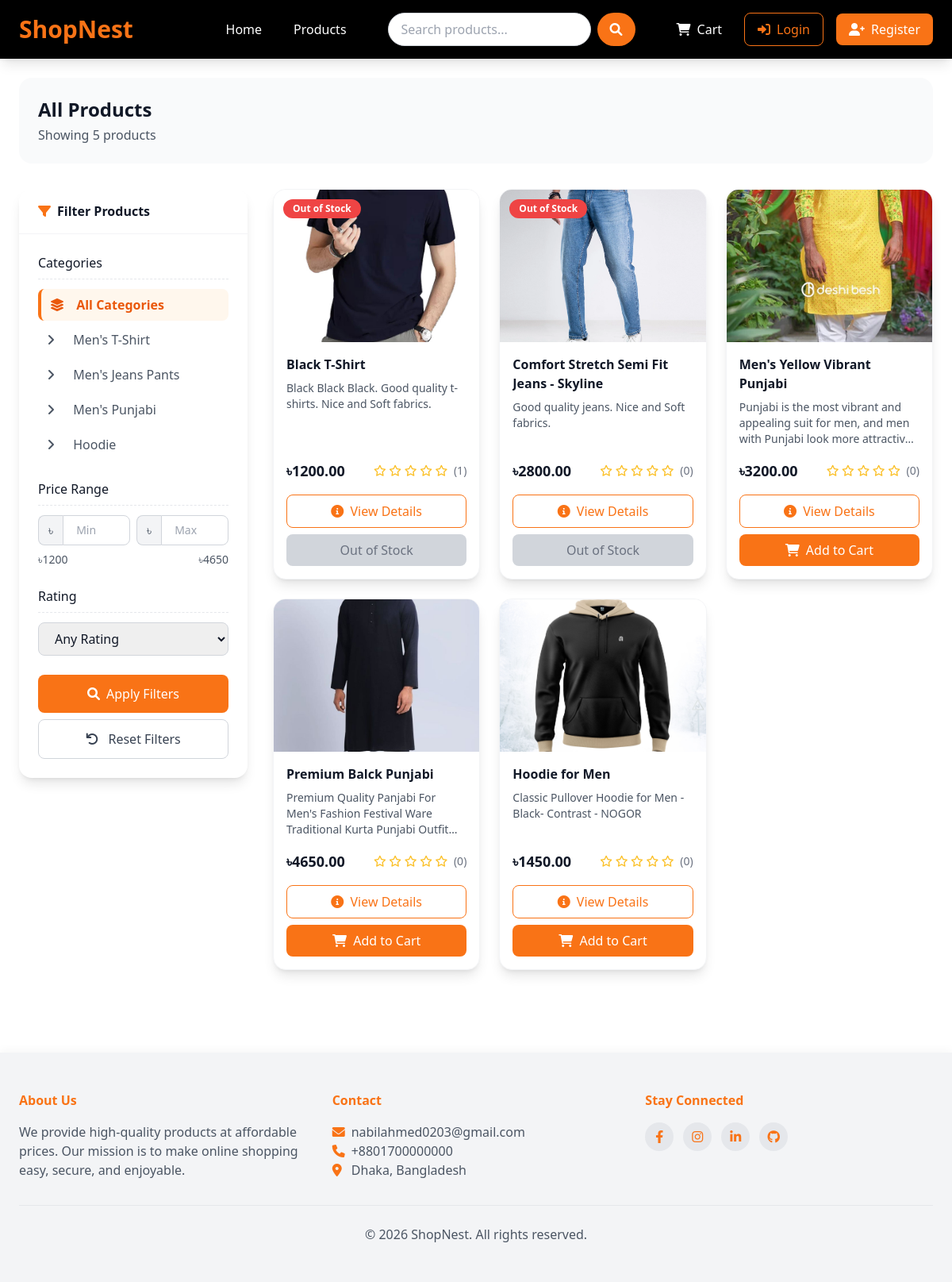
Screenshot of /products/ with the database file from the repository.
### shop/models.py (models this page shows, shortened)
class Category(models.Model):
    name = models.CharField(max_length=100)
    slug = models.SlugField(max_length=100, unique=True)                        # slug used for URL; unique = true--> 1 name for 1 product
    description = models.TextField()
    class Meta:
        verbose_name_plural = "Categories"

class Product(models.Model):
    name = models.CharField(max_length=100)
    slug = models.SlugField(max_length=200, unique=True)
    category = models.ForeignKey(Category, on_delete=models.CASCADE, related_name='products')
    description = models.TextField()
    price = models.DecimalField(max_digits=10, decimal_places=2)                            # 405.99
    stock = models.PositiveBigIntegerField(default=1)                                       # 1 product minimum
    available = models.BooleanField(default=True)                                           # if the product is available or not; By default Available, can make is unavailable
    created_at = models.DateTimeField(auto_now_add=True)
    updated_at = models.DateTimeField(auto_now=True)
    image = models.ImageField(upload_to='products/%Y/%m/%d')                                 # images will be uploaded to the product folder based on date
    def average_rating(self):
        ratings = self.rating.all()                                                            # 'self.rating.all()'--> here 'rating' is the "related_name='ratings'" of Rating model
        if ratings.count > 0:
            return sum([i.rating for i in ratings])/ratings.count()

### shop/views.py (the view, shortened to what this page needs)
# urls.py: path('products/', views.product_list, name="product_list"),                                                         # All Product List
def product_list(request, category_slug = None):
    category = None
    categories = models.Category.objects.all()
    products = models.Product.objects.all()
    min_price = products.aggregate(Min('price'))['price__min']                                  # calculating the 'minimum value' of the 'price' field from the all 'products' and storing it in the 'min_price' variable.
    max_price = products.aggregate(Max('price'))['price__max']                                  # calculating the 'maximum value' of the 'price' field from the all 'products' and storing it in the 'max_price' variable.
    if request.GET.get('min_price'):
        products = products.filter(price__gte = request.GET.get('min_price'))                              # gte = greater than equal; if the price is grater equal to the user's min price
    if request.GET.get('max_price'):
        products = products.filter(price__lte = request.GET.get('max_price'))                               # lte = less than equal; if the price is less equal to the user's max price
    if request.GET.get('rating'):
        min_rating = request.GET.get('rating')
        products = products.annotate(
            avg_rating = Avg('ratings__rating')
            ).filter(avg_rating__gte=min_rating)
    context = {
        'category' : category,
        'categories' : categories,
        'products' : products,
        'min_price' : min_price,
        'max_price' : max_price
    }
    return render(request, 'shop/product_list.html', context)

### shop/context_processor.py (called while the page is built)
def cart_items_count(request):
    if request.user.is_authenticated:
        try:
            cart = Cart.objects.get(user=request.user)
            return {'cart_items_count' : cart.get_total_items()}                      # "cart_items_count" can be used globally in very view
        except Cart.DoesNotExist:
            {'cart_items_count' : 0}
    return {'cart_items_count' : 0}

### templates/shop/product_list.html (shortened to what this page needs)
{% extends 'base.html' %}
{% block content %}
<div class="bg-gray-50 rounded-2xl p-6 mb-8">
    <div class="flex flex-col md:flex-row md:items-center md:justify-between gap-4">
        <div>
            <h1 class="font-bold text-2xl text-gray-900 mb-1">
                {% if category %}{{ category.name }}{% else %}All Products{% endif %}
            </h1>
            <p class="text-gray-600">
                Showing {{ products|length }} product{{ products|length|pluralize }}
            </p>
        </div>
    </div>
</div>
<div class="flex flex-col lg:flex-row gap-8">
    <div class="lg:w-72 flex-shrink-0">
        <div class="bg-white rounded-2xl shadow-lg overflow-hidden sticky top-6">
            <div class="bg-white border-b border-gray-100 px-6 py-4">
                <h5 class="font-semibold text-gray-900 flex items-center gap-2">
                    <i class="fas fa-filter text-orange-500"></i> Filter Products
                </h5>
            </div>
            <div class="p-6">
                <form method="get" class="space-y-6">
                    <div>
                        <h6 class="font-medium text-gray-900 mb-3 pb-2 border-b border-dashed border-gray-200">Categories</h6>
                        <div class="space-y-1">
                            <a href="{% url 'product_list' %}" class="block px-3 py-2 rounded-lg transition duration-200 {% if not category %}bg-orange-50 text-orange-600 font-semibold border-l-4 border-orange-500{% else %}text-gray-600 hover:bg-gray-50 hover:text-orange-500{% endif %}">
                                <i class="fas fa-layer-group w-5 mr-2"></i> All Categories
                            </a>
                            {% for c in categories %}
                            <a href="{% url 'product_list_by_category' c.slug %}" class="block px-3 py-2 rounded-lg transition duration-200 {% if category and category.slug == c.slug %}bg-orange-50 text-orange-600 font-semibold border-l-4 border-orange-500{% else %}text-gray-600 hover:bg-gray-50 hover:text-orange-500{% endif %}">
                                <i class="fas fa-angle-right w-5 mr-2"></i> {{ c.name }}
                            </a>
                            {% endfor %}
                        </div>
                    </div>
                    <div>
                        <h6 class="font-medium text-gray-900 mb-3 pb-2 border-b border-dashed border-gray-200">Price Range</h6>
                        <div class="grid grid-cols-2 gap-2 mb-2">
                            <div class="flex">
                                <span class="inline-flex items-center px-3 bg-gray-100 rounded-l-lg border border-gray-300 border-r-0 text-gray-600">৳</span>
                                <input type="number" id="min_price" name="min_price" value="{{ request.GET.min_price|default:'' }}" min="{{ min_price }}" max="{{ max_price }}" placeholder="Min" class="border border-gray-300 rounded-r-lg px-4 py-2 focus:outline-none focus:ring-2 focus:ring-orange-500 w-full text-sm">
                            </div>
                            <div class="flex">
                                <span class="inline-flex items-center px-3 bg-gray-100 rounded-l-lg border border-gray-300 border-r-0 text-gray-600">৳</span>
                                <input type="number" id="max_price" name="max_price" value="{{ request.GET.max_price|default:'' }}" min="{{ min_price }}" max="{{ max_price }}" placeholder="Max" class="border border-gray-300 rounded-r-lg px-4 py-2 focus:outline-none focus:ring-2 focus:ring-orange-500 w-full text-sm">
                            </div>
                        </div>
                        <div class="flex justify-between text-sm text-gray-600 mt-1">
                            <span>৳{{ min_price }}</span>
                            <span>৳{{ max_price }}</span>
                        </div>
                    </div>
                    <div>
                        <h6 class="font-medium text-gray-900 mb-3 pb-2 border-b border-dashed border-gray-200">Rating</h6>
                        <select name="rating" class="w-full border border-gray-300 rounded-lg px-4 py-2 focus:outline-none focus:ring-2 focus:ring-orange-500">
                            <option value="">Any Rating</option>
                        </select>
                    </div>
                    <div class="space-y-2">
                        <button type="submit" class="w-full bg-orange-500 text-white rounded-lg px-4 py-3 font-medium hover:bg-black transition duration-300 flex items-center justify-center gap-2">
                            <i class="fas fa-search"></i> Apply Filters
                        </button>
                        <a href="{% url 'product_list' %}" class="block w-full text-center border border-gray-300 text-gray-700 rounded-lg px-4 py-3 font-medium hover:bg-gray-50 transition duration-300">
                            <i class="fas fa-undo mr-2"></i> Reset Filters
                        </a>
                    </div>
                </form>
            </div>
        </div>
    </div>
    <div class="flex-1 min-w-0">
        {% if products %}
        <div class="grid grid-cols-1 sm:grid-cols-2 lg:grid-cols-3 gap-6">
            {% for product in products %}
            <div class="bg-white rounded-2xl shadow-lg overflow-hidden transition duration-300 hover:shadow-2xl hover:scale-105 border border-gray-100 h-full flex flex-col">
                <div class="relative h-48 overflow-hidden group flex-shrink-0">
                    {% if product.image %}
                    <img src="{{ product.image.url }}" class="w-full h-full object-cover transition duration-500 group-hover:scale-105" alt="{{ product.name }}">
                    {% else %}
                    <div class="w-full h-full bg-gray-100 flex items-center justify-center">
                        <i class="fas fa-image fa-4x text-gray-300"></i>
                    </div>
                    {% endif %}
                    {% if product.stock <= 5 and product.stock > 0 %}
                    <span class="absolute top-3 left-3 bg-amber-500 text-white text-xs font-semibold px-3 py-1 rounded-full">Low Stock</span>
                    {% elif product.stock <= 0 %}
                    <span class="absolute top-3 left-3 bg-red-500 text-white text-xs font-semibold px-3 py-1 rounded-full">Out of Stock</span>
                    {% endif %}
                </div>
                <div class="p-4 flex flex-col flex-1 min-h-0">
                    <h5 class="font-semibold text-gray-900 mb-2 line-clamp-2">{{ product.name }}</h5>
                    <p class="text-gray-600 text-sm mb-4 line-clamp-3 flex-1 min-h-0">{{ product.description|truncatechars:100 }}</p>
                    <div class="flex justify-between items-center mb-4 flex-shrink-0">
                        <span class="font-bold text-lg text-gray-900">৳{{ product.price }}</span>
                        <div class="text-amber-400 text-sm">
                            {% for i in "12345" %}
                            {% if forloop.counter <= product.average_rating %}
                            <i class="fas fa-star"></i>
                            {% else %}
                            <i class="far fa-star"></i>
                            {% endif %}
                            {% endfor %}
                            <span class="text-gray-500 ml-1">({{ product.ratings.count }})</span>
                        </div>
                    </div>
                    <div class="space-y-2 flex-shrink-0 mt-auto">
                        <a href="{% url 'product_detail' product.slug %}" class="block w-full text-center border border-orange-500 text-orange-500 hover:bg-orange-500 hover:text-white px-4 py-2 rounded-lg font-medium transition duration-300">
                            <i class="fas fa-info-circle mr-1"></i> View Details
                        </a>
                        <form action="{% url 'cart_add' product.id %}" method="post">
                            {% if product.stock > 0 %}
                            <button type="submit" class="w-full bg-orange-500 text-white rounded-lg px-4 py-2 font-medium hover:bg-black transition duration-300">
                                <i class="fas fa-shopping-cart mr-1"></i> Add to Cart
                            </button>
                            {% else %}
                            <button type="button" class="w-full bg-gray-300 text-gray-500 rounded-lg px-4 py-2 font-medium cursor-not-allowed" disabled>
                                Out of Stock
                            </button>
                            {% endif %}
                        </form>
                    </div>
                </div>
            </div>
            {% endfor %}
        </div>
        {% endif %}
    </div>
</div>
{% endblock %}

### rows the page displays
Category: name "Men's T-Shirt"
Category: name "Men's Jeans Pants"
Category: name "Men's Punjabi"
Category: name "Hoodie"
Product: image (picture), stock "Out of Stock", name "Black T-Shirt", description "Black Black Black. Good quality t-shirts. Nice and Soft fabrics.", price "1200.00", ratings.count "1"
Product: image (picture), stock "Out of Stock", name "Comfort Stretch Semi Fit Jeans - Skyline", description "Good quality jeans. Nice and Soft fabrics.", price "2800.00", ratings.count "0"
Product: image (picture), name "Men's Yellow Vibrant Punjabi", description "Punjabi is the most vibrant and appealing suit for men, and men with Punjabi look more…", price "3200.00", ratings.count "0", stock "Add to Cart"
Product: image (picture), name "Premium Balck Punjabi", description "Premium Quality Panjabi For Men's Fashion Festival Ware Traditional Kurta Punjabi…", price "4650.00", ratings.count "0", stock "Add to Cart"
Product: image (picture), name "Hoodie for Men", description "Classic Pullover Hoodie for Men - Black- Contrast - NOGOR", price "1450.00", ratings.count "0", stock "Add to Cart"

### other values shown
{{ products|length }} "5"
{{ min_price }} "1200"
{{ max_price }} "4650"
